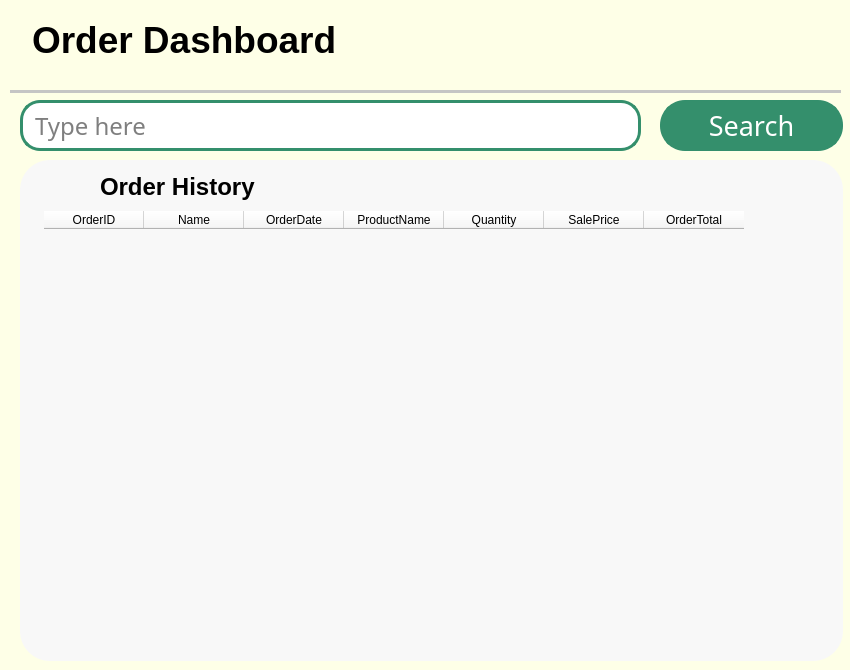
    <widget class="QFrame" name="OrderFrame">
     <property name="geometry">
      <rect>
       <x>240</x>
       <y>10</y>
       <width>850</width>
       <height>670</height>
      </rect>
     </property>
     <property name="styleSheet">
      <string notr="true">background-color: rgb(254, 255, 231);
border-radius:20px;</string>
     </property>
     <property name="frameShape">
      <enum>QFrame::StyledPanel</enum>
     </property>
     <property name="frameShadow">
      <enum>QFrame::Raised</enum>
     </property>
     <widget class="QFrame" name="frame_13">
      <property name="geometry">
       <rect>
        <x>20</x>
        <y>160</y>
        <width>823</width>
        <height>501</height>
       </rect>
      </property>
      <property name="styleSheet">
       <string notr="true">background-color: rgb(248, 248, 248);
border-radius: 30px;
border-style: outset;</string>
      </property>
      <property name="frameShape">
       <enum>QFrame::StyledPanel</enum>
      </property>
      <property name="frameShadow">
       <enum>QFrame::Raised</enum>
      </property>
      <widget class="QLabel" name="label_57">
       <property name="geometry">
        <rect>
         <x>80</x>
         <y>15</y>
         <width>401</width>
         <height>31</height>
        </rect>
       </property>
       <property name="styleSheet">
        <string notr="true">font: 20pt &quot;Century Gothic&quot;;</string>
       </property>
       <property name="text">
        <string>&lt;html&gt;&lt;head/&gt;&lt;body&gt;&lt;p&gt;&lt;span style=&quot; font-size:28pt; font-weight:600; vertical-align:super;&quot;&gt;Order History&lt;/span&gt;&lt;/p&gt;&lt;/body&gt;&lt;/html&gt;</string>
       </property>
      </widget>
      <widget class="QLabel" name="label_58">
       <property name="geometry">
        <rect>
         <x>30</x>
         <y>5</y>
         <width>51</width>
         <height>41</height>
        </rect>
       </property>
       <property name="text">
        <string/>
       </property>
       <property name="pixmap">
        <pixmap>Resize resources/Customer List.png</pixmap>
       </property>
      </widget>
      <widget class="QTableWidget" name="order_tbl">
       <property name="geometry">
        <rect>
         <x>24</x>
         <y>51</y>
         <width>741</width>
         <height>281</height>
        </rect>
       </property>
       <property name="editTriggers">
        <set>QAbstractItemView::NoEditTriggers</set>
       </property>
       <property name="wordWrap">
        <bool>true</bool>
       </property>
       <column>
        <property name="text">
         <string>OrderID</string>
        </property>
       </column>
       <column>
        <property name="text">
         <string>Name</string>
        </property>
       </column>
       <column>
        <property name="text">
         <string>OrderDate</string>
        </property>
       </column>
       <column>
        <property name="text">
         <string>ProductName</string>
        </property>
       </column>
       <column>
        <property name="text">
         <string>Quantity</string>
        </property>
       </column>
       <column>
        <property name="text">
         <string>SalePrice</string>
        </property>
       </column>
       <column>
        <property name="text">
         <string>OrderTotal</string>
        </property>
       </column>
      </widget>
     </widget>
     <widget class="QFrame" name="DashboardTitle_8">
      <property name="geometry">
       <rect>
        <x>10</x>
        <y>10</y>
        <width>831</width>
        <height>71</height>
       </rect>
      </property>
      <property name="frameShape">
       <enum>QFrame::StyledPanel</enum>
      </property>
      <property name="frameShadow">
       <enum>QFrame::Raised</enum>
      </property>
      <layout class="QFormLayout" name="formLayout_8">
       <item row="0" column="0">
        <widget class="QLabel" name="label_59">
         <property name="text">
          <string/>
         </property>
         <property name="pixmap">
          <pixmap>Resize resources/inspection.png</pixmap>
         </property>
        </widget>
       </item>
       <item row="0" column="1">
        <widget class="QLabel" name="label_60">
         <property name="styleSheet">
          <string notr="true">font: 20pt &quot;Century Gothic&quot;;</string>
         </property>
         <property name="text">
          <string>&lt;html&gt;&lt;head/&gt;&lt;body&gt;&lt;p&gt;&lt;span style=&quot; font-size:28pt; font-weight:600;&quot;&gt;Order Dashboard&lt;/span&gt;&lt;/p&gt;&lt;/body&gt;&lt;/html&gt;</string>
         </property>
         <property name="alignment">
          <set>Qt::AlignJustify|Qt::AlignVCenter</set>
         </property>
        </widget>
       </item>
      </layout>
     </widget>
     <widget class="Line" name="line_9">
      <property name="geometry">
       <rect>
        <x>10</x>
        <y>90</y>
        <width>831</width>
        <height>3</height>
       </rect>
      </property>
      <property name="styleSheet">
       <string notr="true">background-color: rgb(197, 197, 197);</string>
      </property>
      <property name="orientation">
       <enum>Qt::Horizontal</enum>
      </property>
     </widget>
     <widget class="QLineEdit" name="order_search">
      <property name="geometry">
       <rect>
        <x>20</x>
        <y>100</y>
        <width>621</width>
        <height>51</height>
       </rect>
      </property>
      <property name="font">
       <font>
        <family>Century Gothic</family>
        <pointsize>18</pointsize>
       </font>
      </property>
      <property name="styleSheet">
       <string notr="true">QLineEdit{
border-radius:20px;
border-style:solid;
border-width:3px;
border-color: rgba(52,143,108,255);
background-color: rgb(255, 255, 255);
padding-left:10px;
}</string>
      </property>
      <property name="placeholderText">
       <string>Type here</string>
      </property>
     </widget>
     <widget class="QPushButton" name="order_search_btn">
      <property name="geometry">
       <rect>
        <x>660</x>
        <y>100</y>
        <width>183</width>
        <height>51</height>
       </rect>
      </property>
      <property name="font">
       <font>
        <family>Century Gothic</family>
        <pointsize>20</pointsize>
       </font>
      </property>
      <property name="styleSheet">
       <string notr="true">QPushButton{
border-radius:25px;
border-style:solid;
border-width:3px;
border-color: rgba(52,143,108,255);
background-color: rgba(52,143,108,255);
	color: rgb(255, 255, 255);
}</string>
      </property>
      <property name="text">
       <string>Search</string>
      </property>
      <property name="iconSize">
       <size>
        <width>40</width>
        <height>40</height>
       </size>
      </property>
     </widget>
    </widget>
